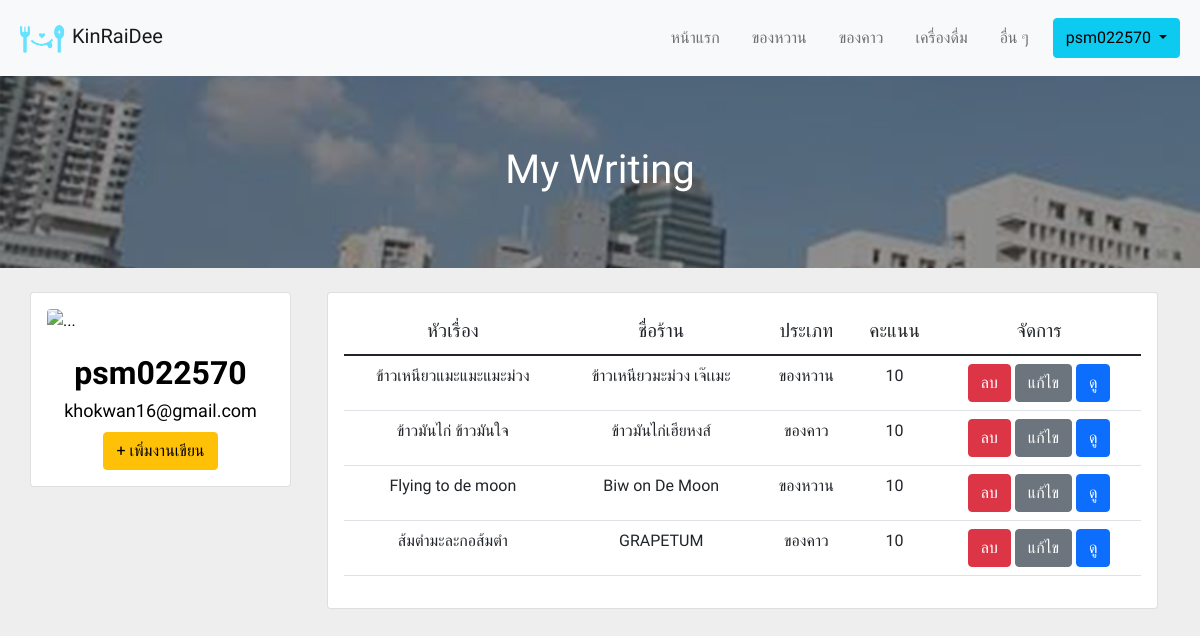
Page /my_writing.php (signed in) on the committed database.
### tables this page shows
CREATE TABLE `writing` (
  `id` int(11) NOT NULL,
  `topic` varchar(200) NOT NULL,
  `r_name` varchar(200) NOT NULL,
  `category` varchar(200) NOT NULL,
  `score` varchar(50) NOT NULL,
  `writer` varchar(200) NOT NULL,
  `writer_id` int(11) NOT NULL,
  `des` mediumtext NOT NULL,
  `pic` varchar(5000) NOT NULL
);

### my_writing.php (the view, shortened to what this page needs)
<!DOCTYPE html>
<html lang="en">
<head>
    <link href="https://cdn.jsdelivr.net/npm/bootstrap@5.1.3/dist/css/bootstrap.min.css" rel="stylesheet"
>
</head>
<body>
    <?php require('navbar.php')?>
    <?php
    require('connectdb.php');
    ?>
    <?php
    $w_id = $_SESSION['id'];
    $sql = "SELECT `id`, `topic`, `r_name`, `category`, `score`, `writer`, `writer_id`, `des` FROM `writing` WHERE writer_id='$w_id'";
    $query_sql = $connectdb->query($sql);
    ?>
    <section style="background: url('pic/small.jpg'); height: 12rem;">
        <h1 class="topic">My Writing</h1>
    </section>
    <div class="container mt-4 mb-4">
        <div class="row mt-4">
            <div class="col-lg-3 col-md-3" style="padding-right: 24px; padding-left: 0px;">
            <div class="card">
                <div class="card-body">
                <img src="https://i.pinimg.com/originals/d2/28/71/d22871b6c9e94e1d973663bbe1d0b276.jpg" class="img-fluid rounded mx-auto d-block" alt="...">
                <div class="profile mt-3 mb-2">
                    <font size="6px"><b><?php echo $_SESSION['username']; ?></b></font> <br>
                    <?php echo $_SESSION['email']; ?>
                </div>
                <center><a href="write.php"><button type="button" class="btn btn-warning">+ เพิ่มงานเขียน</button></a></center>
                </div>
            </div>
            </div>
            <div class="col-lg-9 col-md-9">
                <div class="card">
                    <div class="card-body">
                        <div class="table-responsive">
                            <table class="table text-center">
                                <thead style="font-size: 19px;">
                                    <td>หัวเรื่อง</td>
                                    <td>ชื่อร้าน</td>
                                    <td>ประเภท</td>
                                    <td>คะแนน</td>
                                    <td>จัดการ</td>
                                </thead>
                                <?php while($row = mysqli_fetch_array($query_sql)){ ?>
                                <tr>
                                    <td><?php echo $row['topic']; ?></td>
                                    <td><?php echo $row['r_name']; ?></td>
                                    <td><?php echo $row['category']; ?></td>
                                    <td><?php echo $row['score']; ?></td>
                                    <td>
                                        <a href=""><button type="button" class="btn btn-danger delete_data" id="<?php echo $row['id']; ?>">ลบ</button></a>
                                        <a href="edit_write.php?id=<?php echo $row['id']; ?>"  class="btn btn-secondary">แก้ไข</a>
                                        <a href="arnbotkwarm.php?id=<?php echo $row['id']; ?>" class="btn btn-primary">ดู</a>
                                    </td>
                                </tr>
                                <?php } ?>
                            </table>
                        </div>
                    </div>
                </div>
            </div>
        </div>
    </div>
</body>
</html>

### navbar.php (shortened to what this page needs)
<nav class="navbar navbar-expand-lg navbar-light bg-light">
        <div class="container-fluid">
            <div class="col-xs-6">
                <a class="navbar-brand" href="index.php"><img src="pic/kinraidee_icon.png" class="img-fluid" alt="..." width="60" height="60">KinRaiDee</a>
            </div>
            <div class="col-xs-6">
                <div class="collapse navbar-collapse" id="navbarNav">
                    <ul class="navbar-nav">
                    <li class="nav-item" style="padding: 8px;">
                    <a class="nav-link" aria-current="page" href="index.php">หน้าแรก</a>
                    </li>
                    <li class="nav-item" style="padding: 8px;">
                    <a class="nav-link" href="kongwan.php">ของหวาน</a>
                    </li>
                    <li class="nav-item" style="padding: 8px;">
                    <a class="nav-link" href="kongkao.php">ของคาว</a>
                    </li>
                    <li class="nav-item" style="padding: 8px;">
                    <a class="nav-link" href="drink.php">เครื่องดื่ม</a>
                    </li>
                    <li class="nav-item" style="padding: 8px;">
                    <a class="nav-link" href="oenoen.php">อื่น ๆ</a>
                    </li>
                    <?php
                            if(!isset($_SESSION["email"]) || !isset($_SESSION['username'])){
                            require ('navbarbutton.php');
                            }
                            else{
                            require ('navbarbutton_login.php');
                    }
                    ?>
                    </ul>
                </div>
            </div>
        </div>
    </nav>

### navbarbutton_login.php (shortened to what this page needs)
<div class="btn-group dropdown" style="padding: 8px;">
                        <button type="button" class="btn btn-info dropdown-toggle" data-bs-toggle="dropdown" aria-expanded="false">
                            <?php echo $_SESSION['username'];?>
                        </button>
</div>

### my_writing.php (style rules this page uses)
body { background-color:rgb(238, 238, 238) ; font-family: 'Prompt', sans-serif; color: black; }
.profile { font-size: 18px; text-align: center; }
.topic { text-align: center; padding: 70px; color: white; }

### rows in the picture
writing: topic "ข้าวเหนียวแมะแมะแมะม่วง", r_name "ข้าวเหนียวมะม่วง เจ๊เเมะ", category "ของหวาน", score "10"
writing: topic "ข้าวมันไก่ ข้าวมันใจ", r_name "ข้าวมันไก่เฮียหงส์", category "ของคาว", score "10"
writing: topic "Flying to de moon", r_name "Biw on De Moon", category "ของหวาน", score "10"
writing: topic "ส้มตำมะละกอส้มตำ", r_name "GRAPETUM", category "ของคาว", score "10"

### other values in the picture
$_SESSION['username'] "psm022570"
$_SESSION['email'] "khokwan16@gmail.com"
